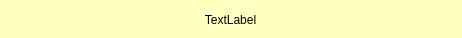
<?xml version="1.0" encoding="UTF-8"?>
<ui version="4.0">
 <class>Infobox</class>
 <widget class="QDialog" name="Infobox">
  <property name="windowModality">
   <enum>Qt::ApplicationModal</enum>
  </property>
  <property name="geometry">
   <rect>
    <x>0</x>
    <y>0</y>
    <width>462</width>
    <height>38</height>
   </rect>
  </property>
  <property name="windowTitle">
   <string>Infobox</string>
  </property>
  <property name="styleSheet">
   <string notr="true">background-color: rgb(255, 255, 191);</string>
  </property>
  <widget class="QLabel" name="labelInfo">
   <property name="geometry">
    <rect>
     <x>10</x>
     <y>10</y>
     <width>441</width>
     <height>20</height>
    </rect>
   </property>
   <property name="text">
    <string>TextLabel</string>
   </property>
   <property name="alignment">
    <set>Qt::AlignCenter</set>
   </property>
  </widget>
 </widget>
 <resources/>
 <connections/>
</ui>
